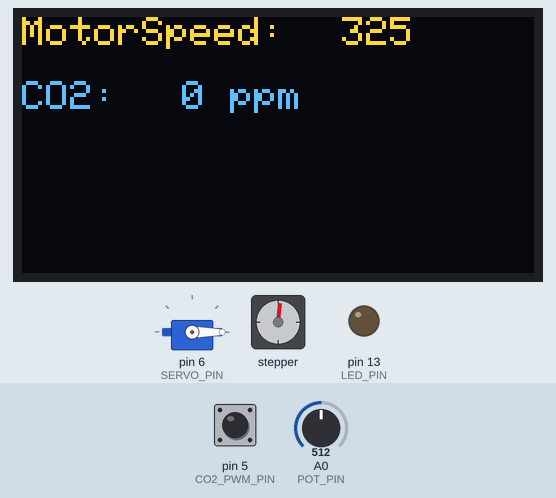
The sketch below on a simulated Arduino Uno, built with avr-gcc and run on an emulated ATmega328P. On the bench: servo, 128×64 one-colour display, stepper motor, output pins drawn as LEDs (lit = HIGH). Dashed ring = blinking. The inputs (shaded band) are chosen by the test bench; at power-on: A0 (POT_PIN) = 512, pin 5 (CO2_PWM_PIN) LOW. The OLED is the two-colour kind (top 16 rows yellow); stepper angles assume 2048 steps per turn; what the sketch prints to the serial monitor is not drawn.

Above: at 1.49 s.
1.5 s: A0 (POT_PIN) set to 528
At 1.66 s:
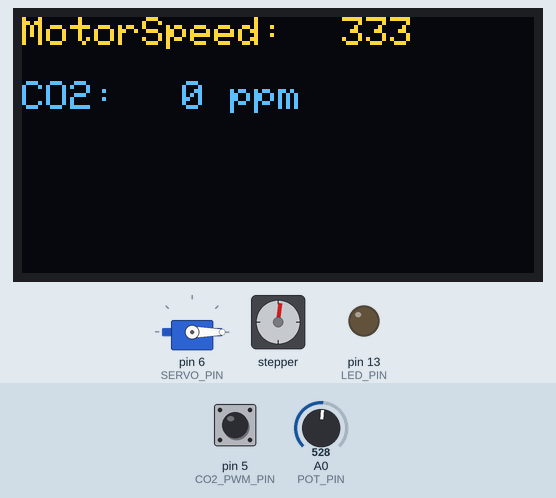
3.5 s: A0 (POT_PIN) set to 511
At 3.66 s:
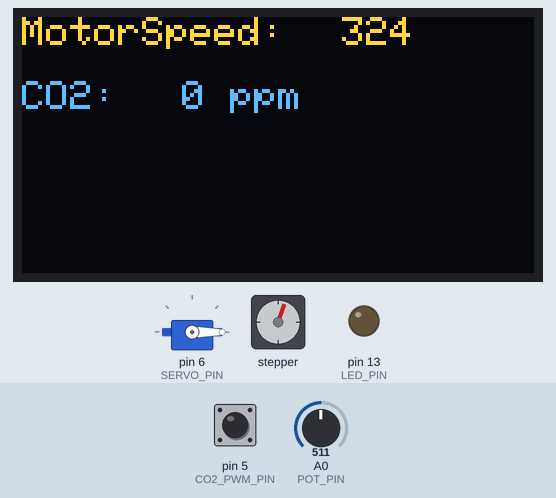
5.5 s: A0 (POT_PIN) set to 306
At 7.01 s:
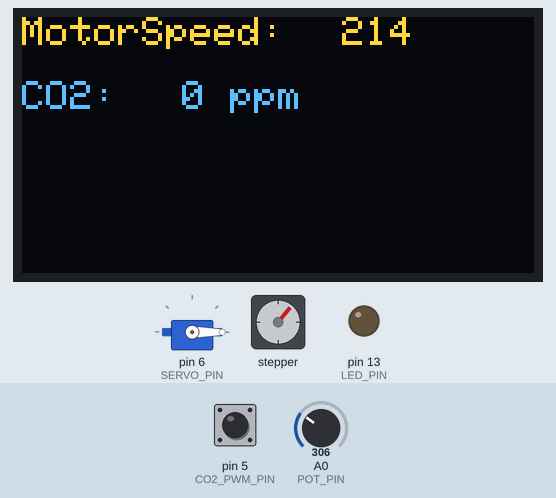
8.5 s: pin 5 (CO2_PWM_PIN) pulsed HIGH 2 times (0.12 s each, 0.3 s apart)
At 9.22 s:
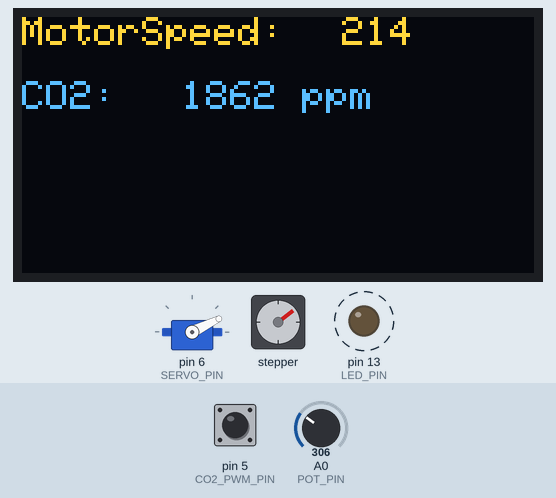
10.9 s: pin 5 (CO2_PWM_PIN) pulsed HIGH 5 times (0.12 s each, 0.3 s apart)
At 11.86 s:
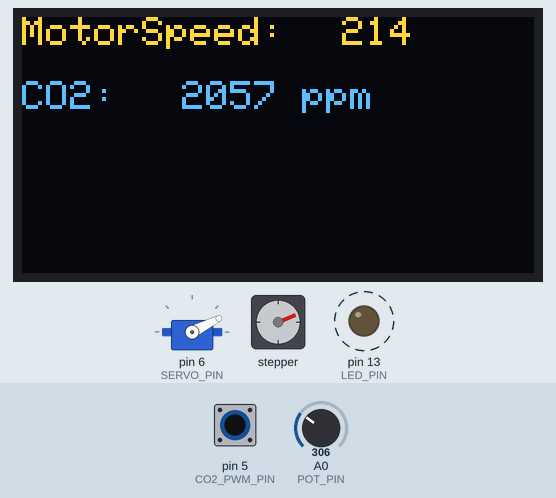
Timing chart, 0 to 29.0 s (numbered marks = the images above; inputs shaded):
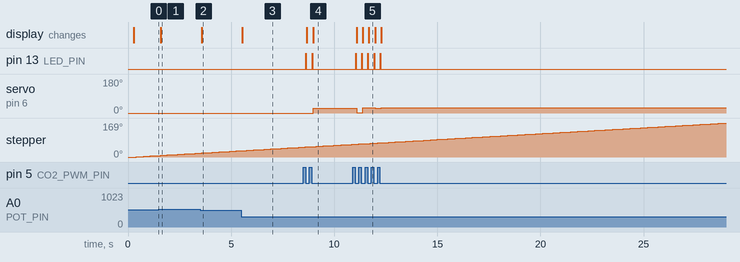

Measured:
- the behaviour switches between 513 and 514 on A0 (POT_PIN) (found by bisection; images 0 and 1)
- after the input at 1.5 s, the display: changes after 0.08 s (image 1)
- after the input at 3.5 s, the display: changes after 0.08 s (image 2)
- after the input at 5.5 s, the display: changes at once (image 3)
- after the input at 8.5 s, pin 13 (LED_PIN): alternates HIGH for 0.02 s and LOW for 0.30 s, 4 changes in all, then stays LOW, starting after 0.13 s; servo on pin 6 (SERVO_PIN): 0° → 26° after 0.49 s; the display: first changes after 0.17 s (image 4 shows a later state)
- after the input at 10.9 s, pin 13 (LED_PIN): alternates HIGH for 0.02 s and LOW for 0.27 s, 10 changes in all, then stays LOW, starting after 0.15 s; servo on pin 6 (SERVO_PIN): 26° → 1° after 0.20 s, → 27° 0.29 s later, → 26° 0.61 s later, → 27° 0.29 s later; the display: first changes after 0.20 s (image 5 shows a later state)

The sketch:

CO2_Plotter.ino
```cpp
// CO2_Plotter.ino
// Улучшенная и упрощённая версия скетча самописца CO2
// Работает с MH-Z19 (PWM), шаговым мотором BYJ-48 через ULN2003, сервоприводом SG90 и OLED SSD1306.

#include <SPI.h>
#include <Wire.h>
#include <AccelStepper.h>
#include <Servo.h>
#include <Adafruit_GFX.h>
#include <Adafruit_SSD1306.h>

// --- Настройки дисплея ---
#define OLED_RESET 4
Adafruit_SSD1306 display(OLED_RESET);

// --- Шаговый мотор (BYJ-48 через ULN2003) ---
#define STEP_PIN_1 8
#define STEP_PIN_2 9
#define STEP_PIN_3 10
#define STEP_PIN_4 11
// AccelStepper: 8 = FULL4WIRE (для 4 проводного шагового мотора)
AccelStepper stepper(AccelStepper::FULL4WIRE, STEP_PIN_1, STEP_PIN_3, STEP_PIN_2, STEP_PIN_4);

// --- Серво пера ---
#define SERVO_PIN 6
Servo penServo;

// --- Датчик CO2 (PWM) ---
#define CO2_PWM_PIN 5   // цифровой вход, читаем HIGH/LOW и вычисляем длительность сигналов

// --- Потенциометр для регулирования скорости протяжки ---
#define POT_PIN A0

// --- Светодиод (индикатор) ---
#define LED_PIN 13

// Переменные для измерения PWM MH-Z19
unsigned long tHigh = 0;
unsigned long tLow = 0;
unsigned long lastChangeTime = 0;
int prevState = LOW;
unsigned long highStart = 0;
unsigned long lowStart = 0;
long ppm = 0;

// Параметры серво
int servoAngle = 0; // 0..30 град

void setup() {
  Serial.begin(9600);
  pinMode(CO2_PWM_PIN, INPUT);
  pinMode(LED_PIN, OUTPUT);

  stepper.setMaxSpeed(800.0);
  stepper.setSpeed(200.0);

  penServo.attach(SERVO_PIN);
  penServo.write(0);

  display.begin(SSD1306_SWITCHCAPVCC, 0x3C);
  display.clearDisplay();
  display.setTextSize(1);
  display.setTextColor(WHITE);
  display.display();

  delay(200);
}

void loop() {
  // 1) Управление мотором протяжки (скорость через потенциометр)
  int pot = analogRead(POT_PIN);               // 0..1023
  float motorSpeed = map(pot, 0, 1023, 50, 600); // настраиваем диапазон
  stepper.setSpeed(motorSpeed);
  stepper.runSpeed();

  // 2) Считываем PWM с MH-Z19
  readCO2PWM();

  // 3) Отображаем на OLED
  drawDisplay(motorSpeed, ppm);

  // 4) Управляем сервоприводом пера в зависимости от ppm
  movePenByPPM(ppm);
}

void readCO2PWM() {
  int state = digitalRead(CO2_PWM_PIN);
  unsigned long now = micros();

  if (state != prevState) {
    // изменение состояния сигнала
    if (state == HIGH) {
      // низ -> высокий: финиш low
      tLow = now - lowStart;
      lowStart = 0;
      highStart = now;
    } else {
      // высокий -> низкий: финиш high
      tHigh = now - highStart;
      highStart = 0;
      lowStart = now;
    }
    prevState = state;
  }

  // если измерены обе длительности, вычисляем ppm
  if (tHigh > 0 && tLow > 0) {
    // формула из оригинала: ppm = 5000 * (th - 2) / (th + tl - 4);
    // но осторожно: значения в микроcекундах, лучше конвертировать в миллисек
    float th = tHigh / 1000.0;
    float tl = tLow / 1000.0;
    // защищаем от деления на ноль и нереальных значений
    if (th + tl > 5.0) {
      ppm = (long)(5000.0 * (th - 2.0) / (th + tl - 4.0));
      if (ppm < 0) ppm = 0;
      if (ppm > 10000) ppm = 10000; // ограничение
    }
    // обнулим для следующего расчёта (будет заполнено при следующем переходе)
    tHigh = 0;
    tLow = 0;
    // индикатор изменения
    digitalWrite(LED_PIN, HIGH);
    delay(20);
    digitalWrite(LED_PIN, LOW);
    Serial.print("CO2 ppm: ");
    Serial.println(ppm);
  }
}

void drawDisplay(float motorSpeed, long co2val) {
  display.clearDisplay();
  display.setCursor(0, 0);
  display.print("MotorSpeed:");
  display.setCursor(80, 0);
  display.print((int)motorSpeed);

  display.setCursor(0, 16);
  display.print("CO2:");
  display.setCursor(40, 16);
  display.print(co2val);
  display.print(" ppm");

  display.display();
}

void movePenByPPM(long co2) {
  // Простая шкала: логарифмируем чувствительность
  // предотвращаем деление на ноль
  int v = (co2 <= 0) ? 300 : (int)constrain(100000L / co2, 20, 300);
  // map значение v (20..300) в угол сервы 0..30
  int angle = map(v, 300, 20, 0, 30);
  angle = constrain(angle, 0, 30);
  if (abs(angle - servoAngle) > 0) {
    servoAngle = angle;
    penServo.write(servoAngle);
  }
}
```
